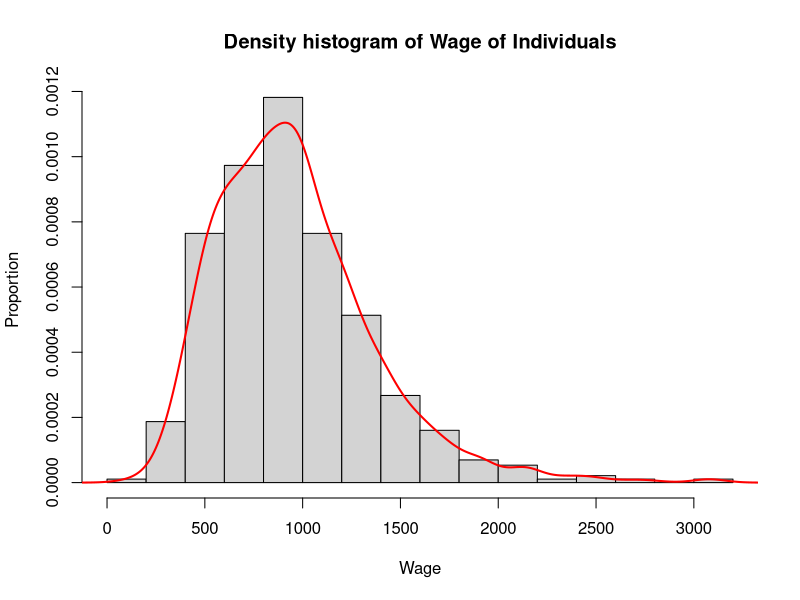
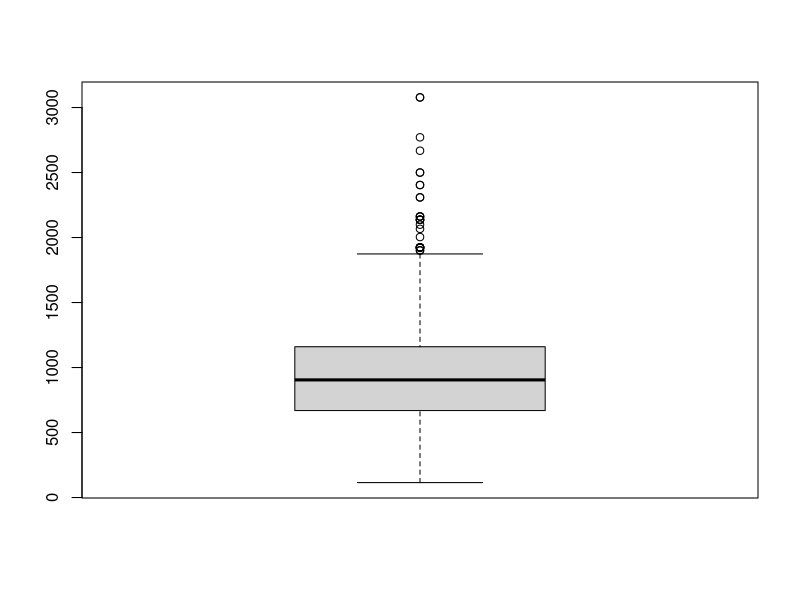
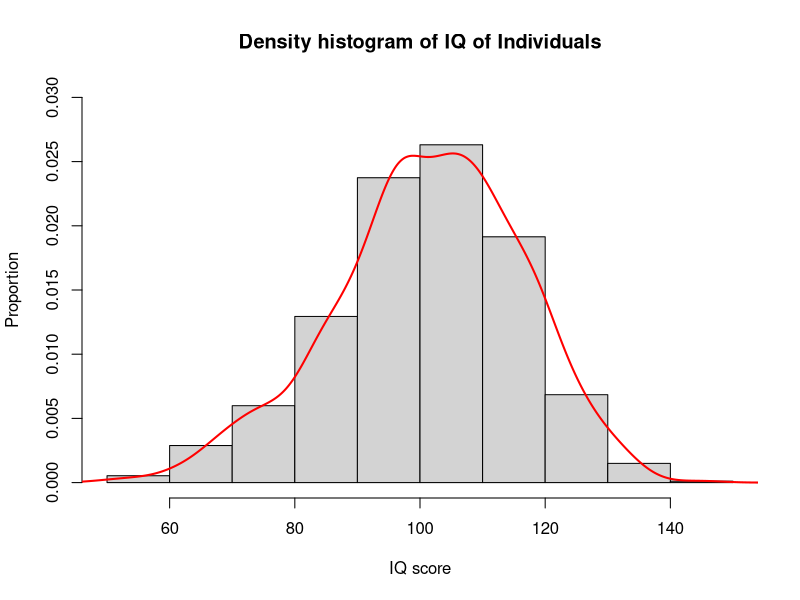
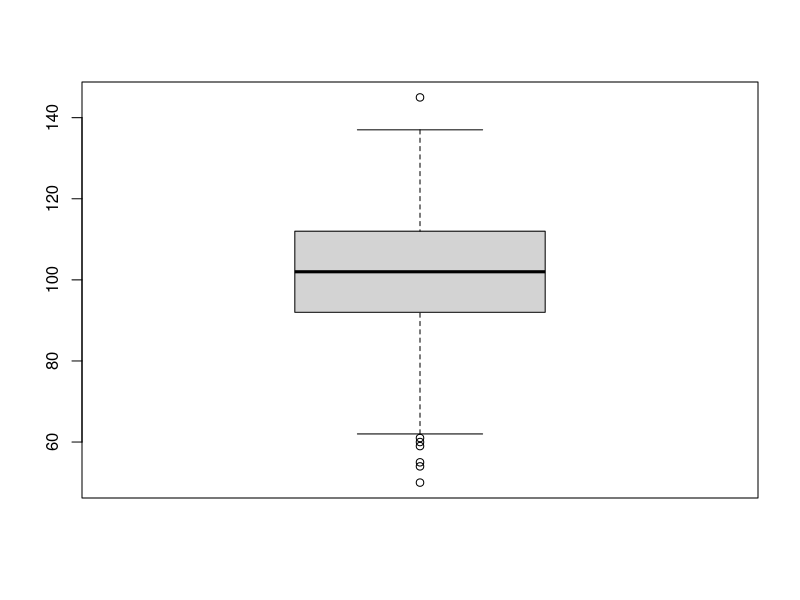
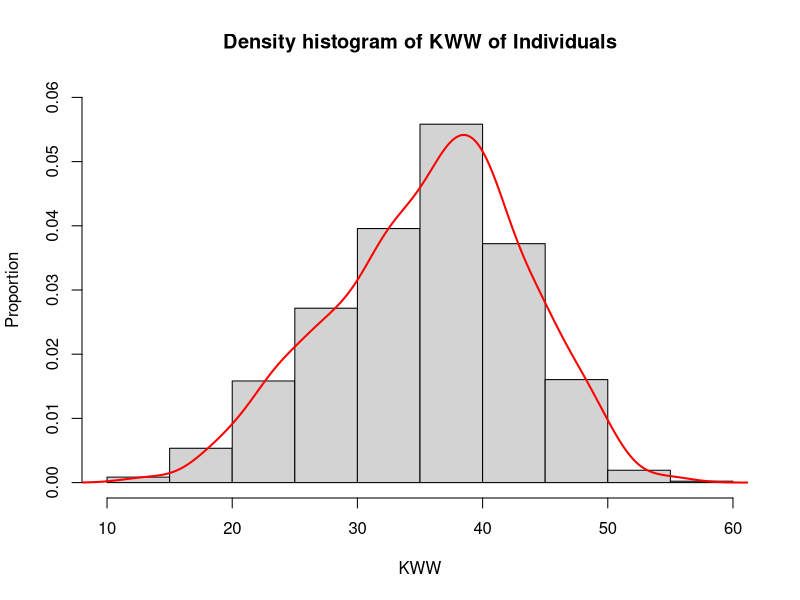
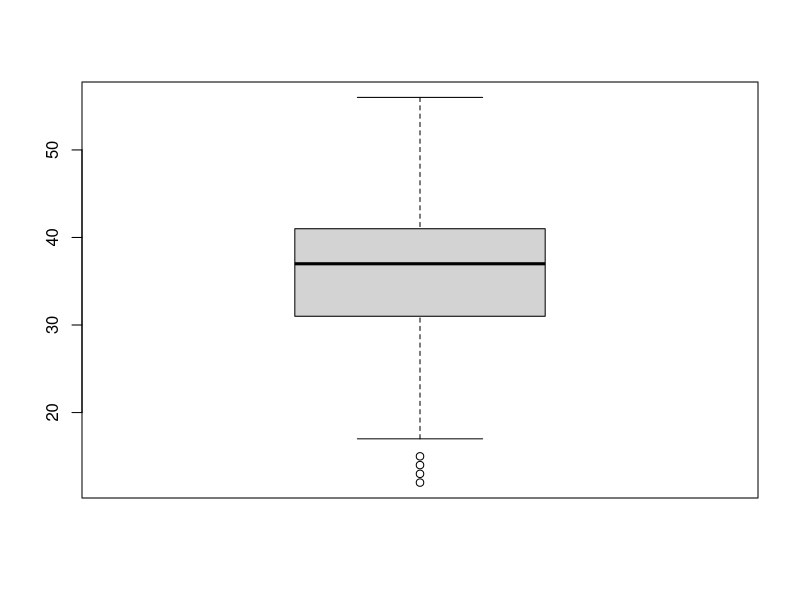
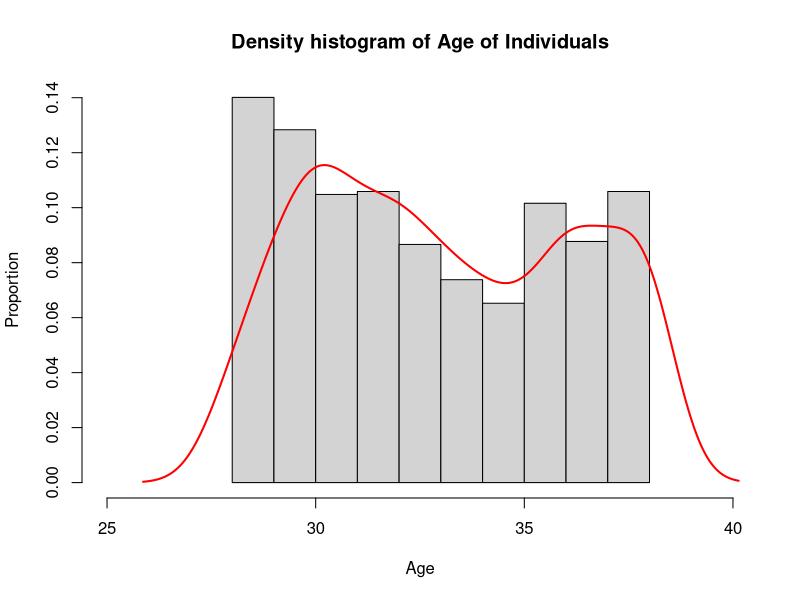
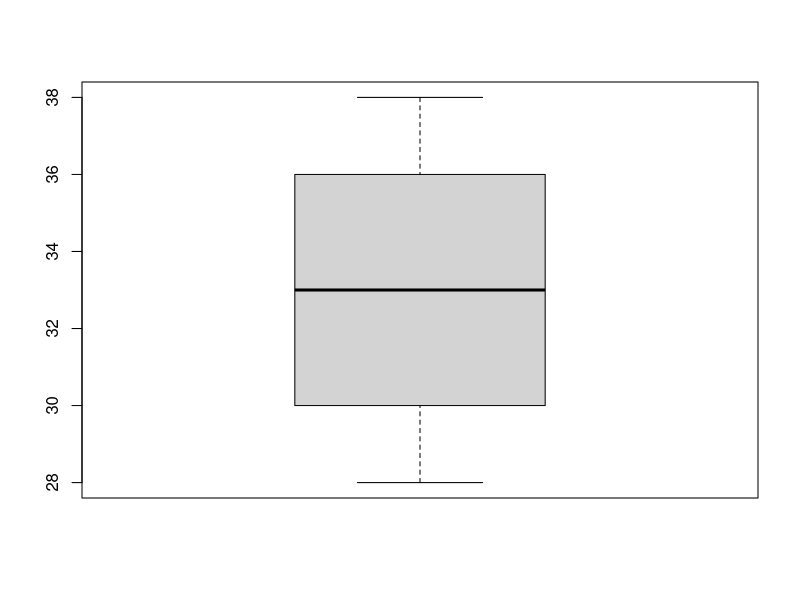

The R source for these figures, in order:
# Title     : TODO
# Objective : TODO
# Created by: dlqkhang8
# Created on: 12/5/20

library(readxl)
wage_data <- read_excel('wage1.xls')

wage_summary <- summary(wage_data)
wage_sd <- sd(wage_data$wage)
IQ_sd <- sd(wage_data$IQ)
KWW_sd <- sd(wage_data$KWW)
age_sd <- sd(wage_data$age)
black_sd <- sd(wage_data$black)
south_sd <- sd(wage_data$south)
urban_sd <- sd(wage_data$urban)

wage_summary <- rbind(wage_summary, c(
  paste("Sd Var", toString(round(wage_sd, digits = 3)), sep = " :"),
  paste("Sd Var", toString(round(IQ_sd, digits = 3)), sep = " :"),
  paste("Sd Var", toString(round(KWW_sd, digits = 3)), sep = " :"),
  paste("Sd Var", toString(round(age_sd, digits = 3)), sep = " :"),
  paste("Sd Var", toString(round(black_sd, digits = 3)), sep = " :"),
  paste("Sd Var", toString(round(south_sd, digits = 3)), sep = " :"),
  paste("Sd Var", toString(round(urban_sd, digits = 3)), sep = " :")))
wage_summary

hist(wage_data$wage, main = "Density histogram of Wage of Individuals",
     ylab = "Proportion",
     xlab = "Wage",
     probability = TRUE)

lines(density(wage_data$wage), lwd = 2, col = "red")

boxplot(wage_data$wage)

hist(wage_data$IQ, main = "Density histogram of IQ of Individuals",
     ylab = "Proportion",
     xlab = "IQ score",
     probability = TRUE,
     ylim = c(0, 0.03))

lines(density(wage_data$IQ), lwd = 2, col = "red")

boxplot(wage_data$IQ)

hist(wage_data$KWW, main = "Density histogram of KWW of Individuals",
     ylab = "Proportion",
     xlab = "KWW",
     probability = TRUE,
     ylim = c(0, 0.06))

lines(density(wage_data$KWW), lwd = 2, col = "red")

boxplot(wage_data$KWW)

hist(wage_data$age, main = "Density histogram of Age of Individuals",
     ylab = "Proportion",
     xlab = "Age",
     probability = TRUE,
     xlim = c(25, 40))

lines(density(wage_data$age), lwd = 2, col = "red")

boxplot(wage_data$age)

black_propotion <- round(sum(wage_data$black) / length(wage_data$black), 3)
black_label <- paste("Black: ", toString(black_propotion))
not_black_label <- paste("Not Black: ", toString(1 - black_propotion))
title_black <- paste("Propotion of Black people of the sample with n = ",
                     toString(length(wage_data$black)))
pie(table(wage_data$black),
    labels = c(not_black_label, black_label),
    main = title_black)

south_propotion <- round(sum(wage_data$south) / length(wage_data$south), 3)
south_label <- paste("Southerner: ", toString(south_propotion))
not_south_label <- paste("Not Southerner: ", toString(1 - south_propotion))
title_south <- paste("Proporion of the Southerner of the sample with n = ", toString(length(wage_data$south)))

pie(table(wage_data$south),
    labels = c(not_south_label, south_label),
    main = title_south)

urban_propotion <- round(sum(wage_data$urban) / length(wage_data$urban), 3)
urban_label <- paste("Urban Inhabitant: ", toString(urban_propotion))
not_urban_label <- paste("Not Urban inhabitant: ", toString(1 - urban_propotion))
title_urban <- paste("Proporion of Ihe urban inhabitants of the sample with n = ", toString(length(wage_data$urban)))

pie(table(wage_data$urban),
    labels = c(not_urban_label, urban_label),
    main = title_urban)

plot(wage_data$wage, wage_data$urban)

t.test(wage_data$wage, mu = 900)
t.test(wage_data$IQ, mu = 100)
t.test(wage_data$KWW, mu = 38)
t.test(wage_data$age, mu = 32)

cor.test(wage_data$wage, wage_data$IQ)
cor.test(wage_data$wage, wage_data$KWW)
cor.test(wage_data$wage, wage_data$age)

cor.test(wage_data$wage, wage_data$black)
cor.test(wage_data$wage, wage_data$south)
cor.test(wage_data$wage, wage_data$urban)

library(purrr)

training_data <- head(wage_data, round(0.8 * length(wage_data$wage)))
test_data <- tail(wage_data, length(wage_data) - round(0.8 * length(wage_data$wage)))

wage_outlier_index <- min(boxplot(wage_data$wage, plot = FALSE)$out)
iq_outliers <- boxplot(wage_data$IQ, plot = FALSE)$out
kkw_outlier_index <- max(boxplot(wage_data$KWW, plot = FALSE)$out)

filtered_wage <- wage_data %>%
  pmap(function(wage, IQ, KWW, age, black, south, urban) {
    c(wage, IQ, KWW, age, black, south, urban)
  }) %>%
  discard(function(row) { row[1] > wage_outlier_index }) %>%
  discard(function(row) { has_element(iq_outliers, row[2]) }) %>%
  discard(function(row) { row[3] < kkw_outlier_index })

filtered_wage <- t(as.data.frame(filtered_wage))
filtered_wage <- as.data.frame(filtered_wage)
colnames(filtered_wage) <- c("wage", "IQ", "KWW", "age", "black", "south", "urban")
rownames(filtered_wage) <- seq(from = 1, to = length(filtered_wage$wage))

wage_model <- lm(wage ~ 0 + KWW + IQ + age, data = filtered_wage)
qqnorm(wage_model$residuals)
qqline(wage_model$residuals)
shapiro.test(wage_model$residuals)
boxplot(wage_model$residuals)
model_summary <- summary(wage_model)

predicted_data <- predict(wage_model, wage_data)
actuals_preds <- data.frame(cbind(actuals = wage_data$wage, predicteds = predicted_data))
min_max_accuracy <- mean(apply(actuals_preds, 1, min) / apply(actuals_preds, 1, max))

mape <- mean(abs((actuals_preds$predicteds - actuals_preds$actuals)) / actuals_preds$actuals)

layout(matrix(c(1, 2, 3, 4), 2, 2)) # optional 4 graphs/page
plot(wage_model)
boxplot((wage_data$wage - predicted_data), plot = FALSE)$out
wage_model$coefficients